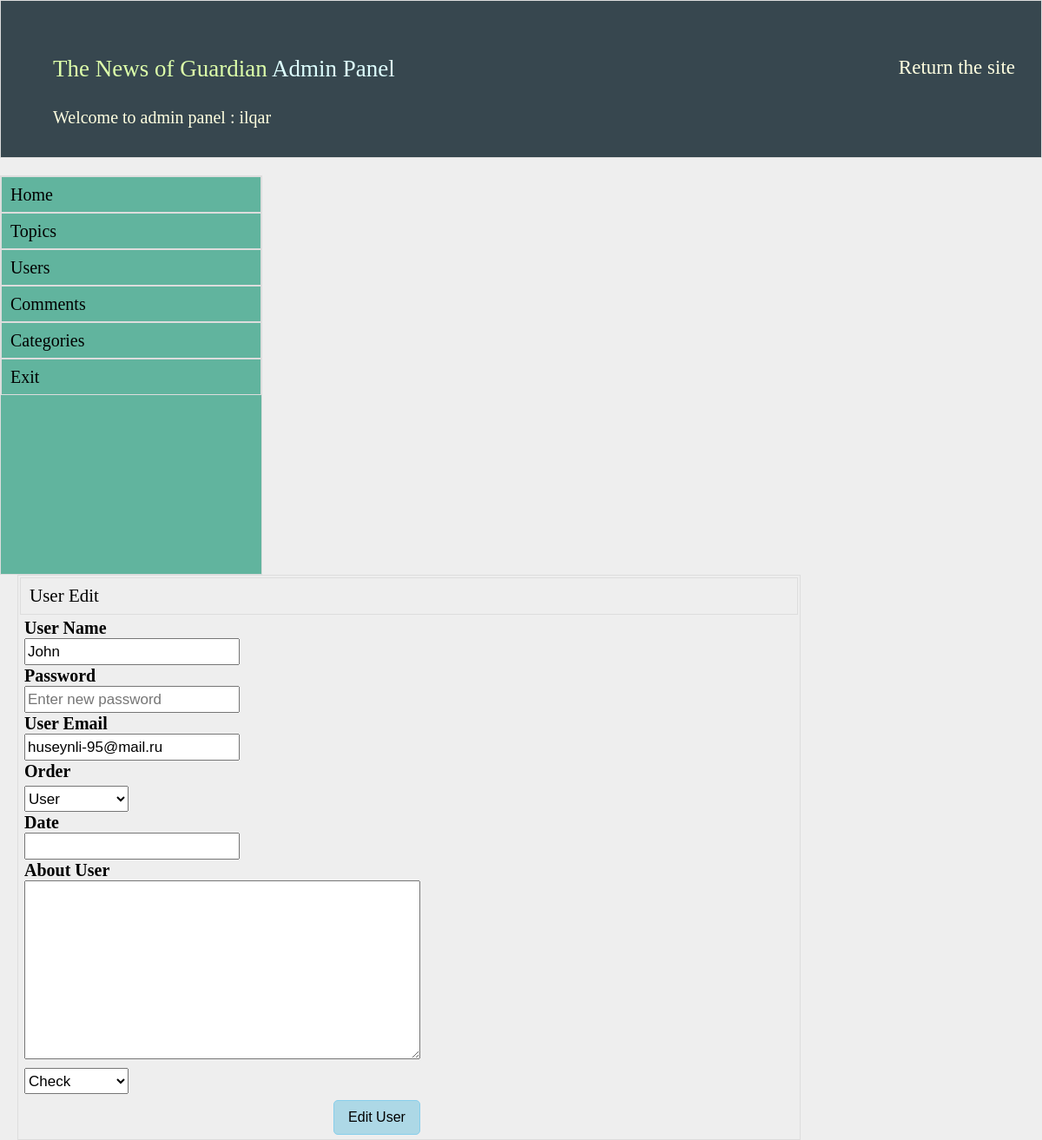
/admin/?do=uye_edit&id=11 (signed in), run on the app's committed database.
### tables this page shows
CREATE TABLE IF NOT EXISTS `uyeler` (
  `uye_id` int(11) NOT NULL AUTO_INCREMENT,
  `uye_name` varchar(200) NOT NULL,
  `uye_password` varchar(200) NOT NULL,
  `uye_eposta` varchar(200) NOT NULL,
  `uye_date` timestamp NOT NULL DEFAULT CURRENT_TIMESTAMP,
  `uye_order` int(11) NOT NULL DEFAULT '0',
  `uye_onay` int(11) NOT NULL DEFAULT '0',
  `uye_about` varchar(500) NOT NULL,
  PRIMARY KEY (`uye_id`)
);

### admin/uye_edit.php (the view, shortened to what this page needs)
<!DOCTYPE html>
<html>
<head>
</head>
<body>
	<?php
$id=$_GET['id'];
$v = $db->prepare("select * from uyeler where uye_id=?");
$v->execute(array($id));
$m = $v->fetch(PDO::FETCH_ASSOC);
?>
<div class="admin-icerik-sag">
			<h2>User Edit</h2>
           <?php
              if($_POST){
              	$name=@$_POST['name'];
              	$pass=@$_POST['password'];
              	$email=@$_POST['email'];
                $order=@$_POST['order'];
                $date=@$_POST['date'];
              	$yazi=@$_POST['yazi'];
              	$check=@$_POST['check'];
              	if(!$name|| !$email){
					echo '<div class="xeta">You must  be filled empty areas...</div>';
				}
				    else if(!filter_var($email,FILTER_VALIDATE_EMAIL)){
                             echo "This is noncorrect email";
                   }
				else{
				if($pass){
					$pass=md5($pass);
				}
				else{
					$pass=$m['uye_password'];
				}
                         $update = $db->prepare("update uyeler set
					      uye_name  = ?,
						  uye_password   = ?,
						  uye_eposta = ?,
						  uye_order = ?,
						  uye_date  = ?,
						  uye_about=?,
						  uye_onay = ? where uye_id =?
					");
                         $up = $update->execute(array($name,$pass,$email,$order,$date,$yazi,$check,$id));
                         if($up){
						echo '<div class="suc">User succesfully updated...</div>';
						header("refresh: 2; url=/admin/?do=users");
					}else {
						echo '<div class="xeta">There is problem</div>';
					}
				}
              }
              else{
              	?>
              	<div class="konular">
              	<form action="" method="post">
				<ul>
				<li>User Name</li>
				<li><input type="text" name="name" value="<?php echo $m["uye_name"];?>" /></li>
				<li>Password</li>
				<li><input type="text" name="password"  placeholder="Enter new password" /></li>
				<li>User Email</li>
				<li><input type="text" name="email" value="<?php echo $m["uye_eposta"];?>" /></li>
				<li>Order</li>
				<li>
					<select name="order">
						<option value="0" <?php echo $m['uye_order']==0 ? 'selected' :null; ?>> User </option>
					</select>
				</li>
				<li>Date</li>
				<li><input type="timelapse" name="date"></li>
				<li>About User</li>
				<li><textarea name="yazi" id="" cols="30" rows="10"><?php echo $m["uye_about"];?> </textarea></li>
				<li><select name="check" id="">
				<option value="1"<?php echo $m["uye_onay"] == 1 ? 'selected' : null;?>>Check</option>
				</select></li>
				<li><button type="submit">Edit User</button></li>
				</ul>
				</form>
              	</div>
              	<?php
              }
                 ?>
			</div>
</body>
</html>

### css/admin.css (style rules this page uses)
.admin-icerik-sag { float:left; margin-left:20px; border:1px solid #ddd; width:75%; min-height:200px; background:#eee; }
.admin-icerik-sag h2 { border:1px solid #ddd; padding:10px; margin:2px; font-size:21px; background:#eee; }
.konular { margin:5px; }

### admin/uye_edit.php (style rules this page uses)
.konular ul li { font-size:20px; margin:2px; font-weight:bold; }
.konular ul li input { width: 240px; font-size: 17px; height: 25px; }
.konular ul li select { width: 120px; height: 30px; font-size: 17px; margin-top:5px; }
.konular ul li textarea { width:450px; height: 200px; }
.konular ul li button { width:100px; margin-top: 5px; padding: 10px; background-color: lightblue; margin-left: 356px; cursor:pointer; border: 1px solid skyblue; font-size:16px; border-radius:5px; }

### data on the page
uyeler: name "John", email "huseynli-95@mail.ru", order "User", check "Check"

### other printed values
$_SESSION["uye"] "ilqar"
